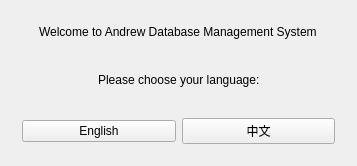
<?xml version="1.0" encoding="UTF-8"?>
<ui version="4.0">
 <class>MyWidget</class>
 <widget class="QWidget" name="MyWidget">
  <property name="geometry">
   <rect>
    <x>0</x>
    <y>0</y>
    <width>357</width>
    <height>162</height>
   </rect>
  </property>
  <property name="windowTitle">
   <string>MyWidget</string>
  </property>
  <layout class="QVBoxLayout" name="verticalLayout">
   <item>
    <widget class="QWidget" name="wWelcome" native="true">
     <layout class="QHBoxLayout" name="horizontalLayout_3">
      <item>
       <spacer name="horizontalSpacer_3">
        <property name="orientation">
         <enum>Qt::Horizontal</enum>
        </property>
        <property name="sizeHint" stdset="0">
         <size>
          <width>40</width>
          <height>20</height>
         </size>
        </property>
       </spacer>
      </item>
      <item>
       <widget class="QLabel" name="lblWelcome">
        <property name="text">
         <string>Welcome to Andrew Database Management System</string>
        </property>
       </widget>
      </item>
      <item>
       <spacer name="horizontalSpacer_4">
        <property name="orientation">
         <enum>Qt::Horizontal</enum>
        </property>
        <property name="sizeHint" stdset="0">
         <size>
          <width>40</width>
          <height>20</height>
         </size>
        </property>
       </spacer>
      </item>
     </layout>
    </widget>
   </item>
   <item>
    <widget class="QWidget" name="wTitle" native="true">
     <layout class="QHBoxLayout" name="horizontalLayout_2">
      <item>
       <spacer name="horizontalSpacer">
        <property name="orientation">
         <enum>Qt::Horizontal</enum>
        </property>
        <property name="sizeHint" stdset="0">
         <size>
          <width>82</width>
          <height>20</height>
         </size>
        </property>
       </spacer>
      </item>
      <item>
       <widget class="QLabel" name="lblLanguage">
        <property name="text">
         <string>Please choose your language:</string>
        </property>
       </widget>
      </item>
      <item>
       <spacer name="horizontalSpacer_2">
        <property name="orientation">
         <enum>Qt::Horizontal</enum>
        </property>
        <property name="sizeHint" stdset="0">
         <size>
          <width>81</width>
          <height>20</height>
         </size>
        </property>
       </spacer>
      </item>
     </layout>
    </widget>
   </item>
   <item>
    <widget class="QWidget" name="wButtons" native="true">
     <layout class="QHBoxLayout" name="horizontalLayout">
      <item>
       <widget class="QPushButton" name="btnEnglish">
        <property name="text">
         <string>English</string>
        </property>
       </widget>
      </item>
      <item>
       <widget class="QPushButton" name="btnChinese">
        <property name="text">
         <string>中文</string>
        </property>
       </widget>
      </item>
     </layout>
    </widget>
   </item>
  </layout>
 </widget>
 <layoutdefault spacing="6" margin="11"/>
 <resources/>
 <connections>
  <connection>
   <sender>btnEnglish</sender>
   <signal>clicked()</signal>
   <receiver>MyWidget</receiver>
   <slot>hide()</slot>
   <hints>
    <hint type="sourcelabel">
     <x>96</x>
     <y>118</y>
    </hint>
    <hint type="destinationlabel">
     <x>178</x>
     <y>80</y>
    </hint>
   </hints>
  </connection>
  <connection>
   <sender>btnChinese</sender>
   <signal>clicked()</signal>
   <receiver>MyWidget</receiver>
   <slot>hide()</slot>
   <hints>
    <hint type="sourcelabel">
     <x>260</x>
     <y>118</y>
    </hint>
    <hint type="destinationlabel">
     <x>178</x>
     <y>80</y>
    </hint>
   </hints>
  </connection>
 </connections>
</ui>
